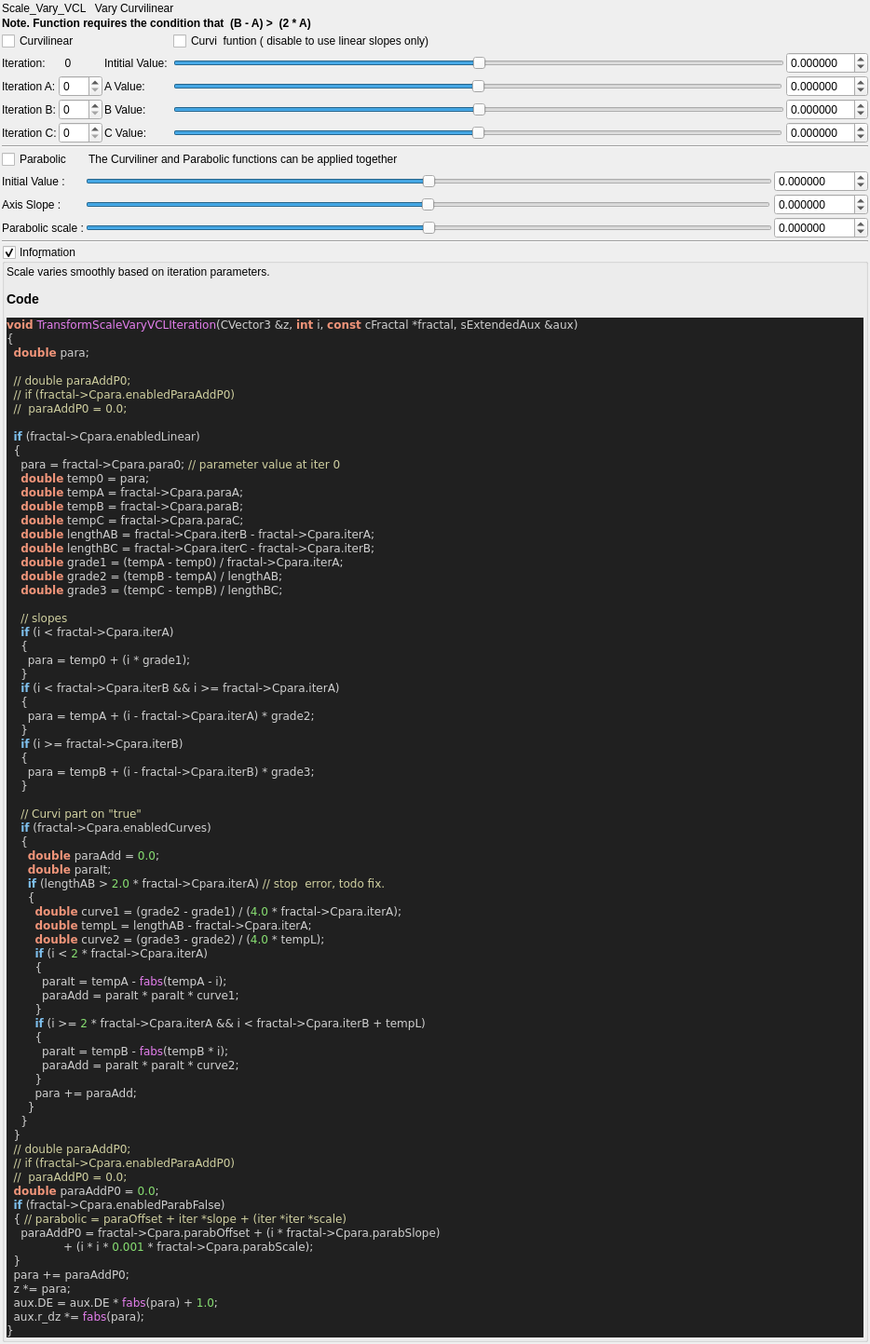
<?xml version="1.0" encoding="UTF-8"?>
<ui version="4.0">
 <class>Form</class>
 <widget class="QWidget" name="Form">
  <property name="geometry">
   <rect>
    <x>0</x>
    <y>0</y>
    <width>934</width>
    <height>764</height>
   </rect>
  </property>
  <property name="windowTitle">
   <string>Form</string>
  </property>
  <layout class="QVBoxLayout" name="verticalLayout">
   <property name="spacing">
    <number>2</number>
   </property>
   <property name="leftMargin">
    <number>2</number>
   </property>
   <property name="topMargin">
    <number>2</number>
   </property>
   <property name="rightMargin">
    <number>2</number>
   </property>
   <property name="bottomMargin">
    <number>2</number>
   </property>
   <item>
    <widget class="QLabel" name="label_93">
     <property name="text">
      <string>Scale_Vary_VCL   Vary Curvilinear</string>
     </property>
    </widget>
   </item>
   <item>
    <layout class="QGridLayout" name="gridLayout_36">
     <property name="spacing">
      <number>2</number>
     </property>
     <item row="2" column="1">
      <widget class="QLabel" name="label_174">
       <property name="text">
        <string>  0</string>
       </property>
      </widget>
     </item>
     <item row="2" column="3" colspan="2">
      <widget class="QSlider" name="slider_Cpara_para0">
       <property name="sizePolicy">
        <sizepolicy hsizetype="Expanding" vsizetype="Maximum">
         <horstretch>0</horstretch>
         <verstretch>0</verstretch>
        </sizepolicy>
       </property>
       <property name="minimum">
        <number>-5000000</number>
       </property>
       <property name="maximum">
        <number>5000000</number>
       </property>
       <property name="singleStep">
        <number>1</number>
       </property>
       <property name="orientation">
        <enum>Qt::Horizontal</enum>
       </property>
      </widget>
     </item>
     <item row="1" column="3">
      <widget class="QCheckBox" name="checkBox_Cpara_enabledCurves">
       <property name="text">
        <string>Curvi  funtion ( disable to use linear slopes only)</string>
       </property>
      </widget>
     </item>
     <item row="6" column="1">
      <widget class="MySpinBox" name="spinboxInt_Cpara_iterC">
       <property name="sizePolicy">
        <sizepolicy hsizetype="Minimum" vsizetype="Maximum">
         <horstretch>0</horstretch>
         <verstretch>0</verstretch>
        </sizepolicy>
       </property>
       <property name="maximum">
        <number>250</number>
       </property>
      </widget>
     </item>
     <item row="2" column="5">
      <widget class="MyDoubleSpinBox" name="spinbox_Cpara_para0">
       <property name="sizePolicy">
        <sizepolicy hsizetype="Minimum" vsizetype="Maximum">
         <horstretch>0</horstretch>
         <verstretch>0</verstretch>
        </sizepolicy>
       </property>
       <property name="prefix">
        <string/>
       </property>
       <property name="suffix">
        <string/>
       </property>
       <property name="decimals">
        <number>6</number>
       </property>
       <property name="minimum">
        <double>-99.000000000000000</double>
       </property>
       <property name="maximum">
        <double>99.000000000000000</double>
       </property>
       <property name="singleStep">
        <double>0.100000000000000</double>
       </property>
      </widget>
     </item>
     <item row="6" column="3">
      <widget class="QSlider" name="slider_Cpara_paraC">
       <property name="sizePolicy">
        <sizepolicy hsizetype="Expanding" vsizetype="Maximum">
         <horstretch>0</horstretch>
         <verstretch>0</verstretch>
        </sizepolicy>
       </property>
       <property name="minimum">
        <number>-5000000</number>
       </property>
       <property name="maximum">
        <number>5000000</number>
       </property>
       <property name="value">
        <number>0</number>
       </property>
       <property name="sliderPosition">
        <number>0</number>
       </property>
       <property name="orientation">
        <enum>Qt::Horizontal</enum>
       </property>
      </widget>
     </item>
     <item row="5" column="2">
      <widget class="QLabel" name="label_95">
       <property name="text">
        <string>B Value:</string>
       </property>
      </widget>
     </item>
     <item row="5" column="1">
      <widget class="MySpinBox" name="spinboxInt_Cpara_iterB">
       <property name="sizePolicy">
        <sizepolicy hsizetype="Minimum" vsizetype="Maximum">
         <horstretch>0</horstretch>
         <verstretch>0</verstretch>
        </sizepolicy>
       </property>
       <property name="maximum">
        <number>250</number>
       </property>
      </widget>
     </item>
     <item row="6" column="2">
      <widget class="QLabel" name="label_96">
       <property name="text">
        <string>C Value:</string>
       </property>
      </widget>
     </item>
     <item row="5" column="5">
      <widget class="MyDoubleSpinBox" name="spinbox_Cpara_paraB">
       <property name="sizePolicy">
        <sizepolicy hsizetype="Minimum" vsizetype="Maximum">
         <horstretch>0</horstretch>
         <verstretch>0</verstretch>
        </sizepolicy>
       </property>
       <property name="prefix">
        <string/>
       </property>
       <property name="suffix">
        <string/>
       </property>
       <property name="decimals">
        <number>6</number>
       </property>
       <property name="minimum">
        <double>-99.000000000000000</double>
       </property>
       <property name="maximum">
        <double>99.000000000000000</double>
       </property>
       <property name="singleStep">
        <double>0.100000000000000</double>
       </property>
      </widget>
     </item>
     <item row="5" column="3" colspan="2">
      <widget class="QSlider" name="slider_Cpara_paraB">
       <property name="sizePolicy">
        <sizepolicy hsizetype="Expanding" vsizetype="Maximum">
         <horstretch>0</horstretch>
         <verstretch>0</verstretch>
        </sizepolicy>
       </property>
       <property name="minimum">
        <number>-5000000</number>
       </property>
       <property name="maximum">
        <number>5000000</number>
       </property>
       <property name="value">
        <number>0</number>
       </property>
       <property name="sliderPosition">
        <number>0</number>
       </property>
       <property name="orientation">
        <enum>Qt::Horizontal</enum>
       </property>
      </widget>
     </item>
     <item row="3" column="0">
      <widget class="QLabel" name="label_172">
       <property name="text">
        <string>Iteration A:</string>
       </property>
      </widget>
     </item>
     <item row="6" column="0">
      <widget class="QLabel" name="label_175">
       <property name="text">
        <string>Iteration C:</string>
       </property>
      </widget>
     </item>
     <item row="2" column="0">
      <widget class="QLabel" name="label_171">
       <property name="text">
        <string>Iteration:</string>
       </property>
      </widget>
     </item>
     <item row="2" column="2">
      <widget class="QLabel" name="label_94">
       <property name="text">
        <string>Intitial Value: </string>
       </property>
      </widget>
     </item>
     <item row="5" column="0">
      <widget class="QLabel" name="label_173">
       <property name="text">
        <string>Iteration B:</string>
       </property>
      </widget>
     </item>
     <item row="3" column="5">
      <widget class="MyDoubleSpinBox" name="spinbox_Cpara_paraA">
       <property name="sizePolicy">
        <sizepolicy hsizetype="Minimum" vsizetype="Maximum">
         <horstretch>0</horstretch>
         <verstretch>0</verstretch>
        </sizepolicy>
       </property>
       <property name="prefix">
        <string/>
       </property>
       <property name="suffix">
        <string/>
       </property>
       <property name="decimals">
        <number>6</number>
       </property>
       <property name="minimum">
        <double>-99.000000000000000</double>
       </property>
       <property name="maximum">
        <double>99.000000000000000</double>
       </property>
       <property name="singleStep">
        <double>0.100000000000000</double>
       </property>
      </widget>
     </item>
     <item row="1" column="0" colspan="2">
      <widget class="QCheckBox" name="checkBox_Cpara_enabledLinear">
       <property name="text">
        <string>Curvilinear</string>
       </property>
      </widget>
     </item>
     <item row="6" column="5">
      <widget class="MyDoubleSpinBox" name="spinbox_Cpara_paraC">
       <property name="sizePolicy">
        <sizepolicy hsizetype="Minimum" vsizetype="Maximum">
         <horstretch>0</horstretch>
         <verstretch>0</verstretch>
        </sizepolicy>
       </property>
       <property name="prefix">
        <string/>
       </property>
       <property name="suffix">
        <string/>
       </property>
       <property name="decimals">
        <number>6</number>
       </property>
       <property name="minimum">
        <double>-99.000000000000000</double>
       </property>
       <property name="maximum">
        <double>99.000000000000000</double>
       </property>
       <property name="singleStep">
        <double>0.100000000000000</double>
       </property>
      </widget>
     </item>
     <item row="3" column="2">
      <widget class="QLabel" name="label_92">
       <property name="text">
        <string>A Value:</string>
       </property>
      </widget>
     </item>
     <item row="3" column="1">
      <widget class="MySpinBox" name="spinboxInt_Cpara_iterA">
       <property name="sizePolicy">
        <sizepolicy hsizetype="Minimum" vsizetype="Maximum">
         <horstretch>0</horstretch>
         <verstretch>0</verstretch>
        </sizepolicy>
       </property>
       <property name="maximum">
        <number>250</number>
       </property>
      </widget>
     </item>
     <item row="3" column="3">
      <widget class="QSlider" name="slider_Cpara_paraA">
       <property name="sizePolicy">
        <sizepolicy hsizetype="Expanding" vsizetype="Maximum">
         <horstretch>0</horstretch>
         <verstretch>0</verstretch>
        </sizepolicy>
       </property>
       <property name="minimum">
        <number>-5000000</number>
       </property>
       <property name="maximum">
        <number>5000000</number>
       </property>
       <property name="singleStep">
        <number>1</number>
       </property>
       <property name="orientation">
        <enum>Qt::Horizontal</enum>
       </property>
      </widget>
     </item>
     <item row="0" column="0" colspan="4">
      <widget class="QLabel" name="label_99">
       <property name="font">
        <font>
         <weight>75</weight>
         <bold>true</bold>
        </font>
       </property>
       <property name="text">
        <string>Note. Function requires the condition that  (B - A) &gt;  (2 * A)</string>
       </property>
      </widget>
     </item>
    </layout>
   </item>
   <item>
    <widget class="Line" name="line_2">
     <property name="orientation">
      <enum>Qt::Horizontal</enum>
     </property>
    </widget>
   </item>
   <item>
    <layout class="QGridLayout" name="gridLayout_37">
     <property name="spacing">
      <number>2</number>
     </property>
     <item row="3" column="5">
      <widget class="MyDoubleSpinBox" name="spinbox_Cpara_parab_scale">
       <property name="sizePolicy">
        <sizepolicy hsizetype="Minimum" vsizetype="Maximum">
         <horstretch>0</horstretch>
         <verstretch>0</verstretch>
        </sizepolicy>
       </property>
       <property name="prefix">
        <string/>
       </property>
       <property name="suffix">
        <string/>
       </property>
       <property name="decimals">
        <number>6</number>
       </property>
       <property name="minimum">
        <double>-9999.000000000000000</double>
       </property>
       <property name="maximum">
        <double>9999.000000000000000</double>
       </property>
       <property name="singleStep">
        <double>0.100000000000000</double>
       </property>
      </widget>
     </item>
     <item row="1" column="5">
      <widget class="MyDoubleSpinBox" name="spinbox_Cpara_parab_offset">
       <property name="sizePolicy">
        <sizepolicy hsizetype="Minimum" vsizetype="Maximum">
         <horstretch>0</horstretch>
         <verstretch>0</verstretch>
        </sizepolicy>
       </property>
       <property name="prefix">
        <string/>
       </property>
       <property name="suffix">
        <string/>
       </property>
       <property name="decimals">
        <number>6</number>
       </property>
       <property name="minimum">
        <double>-99.000000000000000</double>
       </property>
       <property name="maximum">
        <double>99.000000000000000</double>
       </property>
       <property name="singleStep">
        <double>0.100000000000000</double>
       </property>
      </widget>
     </item>
     <item row="3" column="3" colspan="2">
      <widget class="QSlider" name="slider_Cpara_parab_scale">
       <property name="sizePolicy">
        <sizepolicy hsizetype="Expanding" vsizetype="Maximum">
         <horstretch>0</horstretch>
         <verstretch>0</verstretch>
        </sizepolicy>
       </property>
       <property name="minimum">
        <number>-500000000</number>
       </property>
       <property name="maximum">
        <number>500000000</number>
       </property>
       <property name="value">
        <number>0</number>
       </property>
       <property name="sliderPosition">
        <number>0</number>
       </property>
       <property name="orientation">
        <enum>Qt::Horizontal</enum>
       </property>
      </widget>
     </item>
     <item row="2" column="3">
      <widget class="QSlider" name="slider_Cpara_parab_slope">
       <property name="sizePolicy">
        <sizepolicy hsizetype="Expanding" vsizetype="Maximum">
         <horstretch>0</horstretch>
         <verstretch>0</verstretch>
        </sizepolicy>
       </property>
       <property name="minimum">
        <number>-5000000</number>
       </property>
       <property name="maximum">
        <number>5000000</number>
       </property>
       <property name="singleStep">
        <number>1</number>
       </property>
       <property name="orientation">
        <enum>Qt::Horizontal</enum>
       </property>
      </widget>
     </item>
     <item row="1" column="3" colspan="2">
      <widget class="QSlider" name="slider_Cpara_parab_offset">
       <property name="sizePolicy">
        <sizepolicy hsizetype="Expanding" vsizetype="Maximum">
         <horstretch>0</horstretch>
         <verstretch>0</verstretch>
        </sizepolicy>
       </property>
       <property name="minimum">
        <number>-5000000</number>
       </property>
       <property name="maximum">
        <number>5000000</number>
       </property>
       <property name="singleStep">
        <number>1</number>
       </property>
       <property name="orientation">
        <enum>Qt::Horizontal</enum>
       </property>
      </widget>
     </item>
     <item row="2" column="5">
      <widget class="MyDoubleSpinBox" name="spinbox_Cpara_parab_slope">
       <property name="sizePolicy">
        <sizepolicy hsizetype="Minimum" vsizetype="Maximum">
         <horstretch>0</horstretch>
         <verstretch>0</verstretch>
        </sizepolicy>
       </property>
       <property name="prefix">
        <string/>
       </property>
       <property name="suffix">
        <string/>
       </property>
       <property name="decimals">
        <number>6</number>
       </property>
       <property name="minimum">
        <double>-99.000000000000000</double>
       </property>
       <property name="maximum">
        <double>99.000000000000000</double>
       </property>
       <property name="singleStep">
        <double>0.100000000000000</double>
       </property>
      </widget>
     </item>
     <item row="0" column="0">
      <widget class="QCheckBox" name="checkBox_Cpara_enabledParab_false">
       <property name="text">
        <string>Parabolic</string>
       </property>
      </widget>
     </item>
     <item row="1" column="0">
      <widget class="QLabel" name="label_100">
       <property name="text">
        <string>Initial Value :</string>
       </property>
      </widget>
     </item>
     <item row="3" column="0">
      <widget class="QLabel" name="label_98">
       <property name="text">
        <string>Parabolic scale :</string>
       </property>
      </widget>
     </item>
     <item row="0" column="3">
      <widget class="QLabel" name="label_97">
       <property name="text">
        <string> The Curviliner and Parabolic functions can be applied together</string>
       </property>
      </widget>
     </item>
     <item row="2" column="0">
      <widget class="QLabel" name="label_101">
       <property name="text">
        <string>Axis Slope :</string>
       </property>
      </widget>
     </item>
    </layout>
   </item>
   <item>
    <widget class="Line" name="line">
     <property name="orientation">
      <enum>Qt::Horizontal</enum>
     </property>
    </widget>
   </item>
   <item>
    <widget class="MyGroupBox" name="groupCheck_info">
     <property name="title">
      <string>Info&amp;rmation</string>
     </property>
     <property name="flat">
      <bool>false</bool>
     </property>
     <property name="checkable">
      <bool>true</bool>
     </property>
     <layout class="QVBoxLayout" name="verticalLayout_2">
      <property name="spacing">
       <number>2</number>
      </property>
      <property name="leftMargin">
       <number>2</number>
      </property>
      <property name="topMargin">
       <number>2</number>
      </property>
      <property name="rightMargin">
       <number>2</number>
      </property>
      <property name="bottomMargin">
       <number>2</number>
      </property>
      <item>
       <widget class="QLabel" name="label_code_content">
        <property name="text">
         <string>&lt;p&gt;Scale varies smoothly based on iteration parameters.&lt;/p&gt;&lt;table&gt;
&lt;/table&gt;
&lt;h3&gt;Code&lt;/h3&gt;
&lt;body style=&quot;background-color:#202020&quot;&gt;
&lt;pre style=&quot;color:#d0d0d0; background-color:#202020;  font-family:'Courier New',monospace;&quot;&gt;&lt;span style=&quot;color:#f09479; font-weight:bold&quot;&gt;void&lt;/span&gt; &lt;span style=&quot;color:#e47eed&quot;&gt;TransformScaleVaryVCLIteration&lt;/span&gt;&lt;span style=&quot;color:#d0d0d0&quot;&gt;(&lt;/span&gt;CVector3 &lt;span style=&quot;color:#d0d0d0&quot;&gt;&amp;amp;&lt;/span&gt;z&lt;span style=&quot;color:#d0d0d0&quot;&gt;,&lt;/span&gt; &lt;span style=&quot;color:#f09479; font-weight:bold&quot;&gt;int&lt;/span&gt; i&lt;span style=&quot;color:#d0d0d0&quot;&gt;,&lt;/span&gt; &lt;span style=&quot;color:#f09479; font-weight:bold&quot;&gt;const&lt;/span&gt; cFractal &lt;span style=&quot;color:#d0d0d0&quot;&gt;*&lt;/span&gt;fractal&lt;span style=&quot;color:#d0d0d0&quot;&gt;,&lt;/span&gt; sExtendedAux &lt;span style=&quot;color:#d0d0d0&quot;&gt;&amp;amp;&lt;/span&gt;aux&lt;span style=&quot;color:#d0d0d0&quot;&gt;)&lt;/span&gt;
&lt;span style=&quot;color:#d0d0d0&quot;&gt;{&lt;/span&gt;
  &lt;span style=&quot;color:#f09479; font-weight:bold&quot;&gt;double&lt;/span&gt; para&lt;span style=&quot;color:#d0d0d0&quot;&gt;;&lt;/span&gt;

  &lt;span style=&quot;color:#d0d0a0&quot;&gt;// double paraAddP0;&lt;/span&gt;
  &lt;span style=&quot;color:#d0d0a0&quot;&gt;// if (fractal-&amp;gt;Cpara.enabledParaAddP0)&lt;/span&gt;
  &lt;span style=&quot;color:#d0d0a0&quot;&gt;//  paraAddP0 = 0.0;&lt;/span&gt;

  &lt;span style=&quot;color:#7ec0ee; font-weight:bold&quot;&gt;if&lt;/span&gt; &lt;span style=&quot;color:#d0d0d0&quot;&gt;(&lt;/span&gt;fractal&lt;span style=&quot;color:#d0d0d0&quot;&gt;-&amp;gt;&lt;/span&gt;Cpara&lt;span style=&quot;color:#d0d0d0&quot;&gt;.&lt;/span&gt;enabledLinear&lt;span style=&quot;color:#d0d0d0&quot;&gt;)&lt;/span&gt;
  &lt;span style=&quot;color:#d0d0d0&quot;&gt;{&lt;/span&gt;
    para &lt;span style=&quot;color:#d0d0d0&quot;&gt;=&lt;/span&gt; fractal&lt;span style=&quot;color:#d0d0d0&quot;&gt;-&amp;gt;&lt;/span&gt;Cpara&lt;span style=&quot;color:#d0d0d0&quot;&gt;.&lt;/span&gt;para0&lt;span style=&quot;color:#d0d0d0&quot;&gt;;&lt;/span&gt; &lt;span style=&quot;color:#d0d0a0&quot;&gt;// parameter value at iter 0&lt;/span&gt;
    &lt;span style=&quot;color:#f09479; font-weight:bold&quot;&gt;double&lt;/span&gt; temp0 &lt;span style=&quot;color:#d0d0d0&quot;&gt;=&lt;/span&gt; para&lt;span style=&quot;color:#d0d0d0&quot;&gt;;&lt;/span&gt;
    &lt;span style=&quot;color:#f09479; font-weight:bold&quot;&gt;double&lt;/span&gt; tempA &lt;span style=&quot;color:#d0d0d0&quot;&gt;=&lt;/span&gt; fractal&lt;span style=&quot;color:#d0d0d0&quot;&gt;-&amp;gt;&lt;/span&gt;Cpara&lt;span style=&quot;color:#d0d0d0&quot;&gt;.&lt;/span&gt;paraA&lt;span style=&quot;color:#d0d0d0&quot;&gt;;&lt;/span&gt;
    &lt;span style=&quot;color:#f09479; font-weight:bold&quot;&gt;double&lt;/span&gt; tempB &lt;span style=&quot;color:#d0d0d0&quot;&gt;=&lt;/span&gt; fractal&lt;span style=&quot;color:#d0d0d0&quot;&gt;-&amp;gt;&lt;/span&gt;Cpara&lt;span style=&quot;color:#d0d0d0&quot;&gt;.&lt;/span&gt;paraB&lt;span style=&quot;color:#d0d0d0&quot;&gt;;&lt;/span&gt;
    &lt;span style=&quot;color:#f09479; font-weight:bold&quot;&gt;double&lt;/span&gt; tempC &lt;span style=&quot;color:#d0d0d0&quot;&gt;=&lt;/span&gt; fractal&lt;span style=&quot;color:#d0d0d0&quot;&gt;-&amp;gt;&lt;/span&gt;Cpara&lt;span style=&quot;color:#d0d0d0&quot;&gt;.&lt;/span&gt;paraC&lt;span style=&quot;color:#d0d0d0&quot;&gt;;&lt;/span&gt;
    &lt;span style=&quot;color:#f09479; font-weight:bold&quot;&gt;double&lt;/span&gt; lengthAB &lt;span style=&quot;color:#d0d0d0&quot;&gt;=&lt;/span&gt; fractal&lt;span style=&quot;color:#d0d0d0&quot;&gt;-&amp;gt;&lt;/span&gt;Cpara&lt;span style=&quot;color:#d0d0d0&quot;&gt;.&lt;/span&gt;iterB &lt;span style=&quot;color:#d0d0d0&quot;&gt;-&lt;/span&gt; fractal&lt;span style=&quot;color:#d0d0d0&quot;&gt;-&amp;gt;&lt;/span&gt;Cpara&lt;span style=&quot;color:#d0d0d0&quot;&gt;.&lt;/span&gt;iterA&lt;span style=&quot;color:#d0d0d0&quot;&gt;;&lt;/span&gt;
    &lt;span style=&quot;color:#f09479; font-weight:bold&quot;&gt;double&lt;/span&gt; lengthBC &lt;span style=&quot;color:#d0d0d0&quot;&gt;=&lt;/span&gt; fractal&lt;span style=&quot;color:#d0d0d0&quot;&gt;-&amp;gt;&lt;/span&gt;Cpara&lt;span style=&quot;color:#d0d0d0&quot;&gt;.&lt;/span&gt;iterC &lt;span style=&quot;color:#d0d0d0&quot;&gt;-&lt;/span&gt; fractal&lt;span style=&quot;color:#d0d0d0&quot;&gt;-&amp;gt;&lt;/span&gt;Cpara&lt;span style=&quot;color:#d0d0d0&quot;&gt;.&lt;/span&gt;iterB&lt;span style=&quot;color:#d0d0d0&quot;&gt;;&lt;/span&gt;
    &lt;span style=&quot;color:#f09479; font-weight:bold&quot;&gt;double&lt;/span&gt; grade1 &lt;span style=&quot;color:#d0d0d0&quot;&gt;= (&lt;/span&gt;tempA &lt;span style=&quot;color:#d0d0d0&quot;&gt;-&lt;/span&gt; temp0&lt;span style=&quot;color:#d0d0d0&quot;&gt;) /&lt;/span&gt; fractal&lt;span style=&quot;color:#d0d0d0&quot;&gt;-&amp;gt;&lt;/span&gt;Cpara&lt;span style=&quot;color:#d0d0d0&quot;&gt;.&lt;/span&gt;iterA&lt;span style=&quot;color:#d0d0d0&quot;&gt;;&lt;/span&gt;
    &lt;span style=&quot;color:#f09479; font-weight:bold&quot;&gt;double&lt;/span&gt; grade2 &lt;span style=&quot;color:#d0d0d0&quot;&gt;= (&lt;/span&gt;tempB &lt;span style=&quot;color:#d0d0d0&quot;&gt;-&lt;/span&gt; tempA&lt;span style=&quot;color:#d0d0d0&quot;&gt;) /&lt;/span&gt; lengthAB&lt;span style=&quot;color:#d0d0d0&quot;&gt;;&lt;/span&gt;
    &lt;span style=&quot;color:#f09479; font-weight:bold&quot;&gt;double&lt;/span&gt; grade3 &lt;span style=&quot;color:#d0d0d0&quot;&gt;= (&lt;/span&gt;tempC &lt;span style=&quot;color:#d0d0d0&quot;&gt;-&lt;/span&gt; tempB&lt;span style=&quot;color:#d0d0d0&quot;&gt;) /&lt;/span&gt; lengthBC&lt;span style=&quot;color:#d0d0d0&quot;&gt;;&lt;/span&gt;

    &lt;span style=&quot;color:#d0d0a0&quot;&gt;// slopes&lt;/span&gt;
    &lt;span style=&quot;color:#7ec0ee; font-weight:bold&quot;&gt;if&lt;/span&gt; &lt;span style=&quot;color:#d0d0d0&quot;&gt;(&lt;/span&gt;i &lt;span style=&quot;color:#d0d0d0&quot;&gt;&amp;lt;&lt;/span&gt; fractal&lt;span style=&quot;color:#d0d0d0&quot;&gt;-&amp;gt;&lt;/span&gt;Cpara&lt;span style=&quot;color:#d0d0d0&quot;&gt;.&lt;/span&gt;iterA&lt;span style=&quot;color:#d0d0d0&quot;&gt;)&lt;/span&gt;
    &lt;span style=&quot;color:#d0d0d0&quot;&gt;{&lt;/span&gt;
      para &lt;span style=&quot;color:#d0d0d0&quot;&gt;=&lt;/span&gt; temp0 &lt;span style=&quot;color:#d0d0d0&quot;&gt;+ (&lt;/span&gt;i &lt;span style=&quot;color:#d0d0d0&quot;&gt;*&lt;/span&gt; grade1&lt;span style=&quot;color:#d0d0d0&quot;&gt;);&lt;/span&gt;
    &lt;span style=&quot;color:#d0d0d0&quot;&gt;}&lt;/span&gt;
    &lt;span style=&quot;color:#7ec0ee; font-weight:bold&quot;&gt;if&lt;/span&gt; &lt;span style=&quot;color:#d0d0d0&quot;&gt;(&lt;/span&gt;i &lt;span style=&quot;color:#d0d0d0&quot;&gt;&amp;lt;&lt;/span&gt; fractal&lt;span style=&quot;color:#d0d0d0&quot;&gt;-&amp;gt;&lt;/span&gt;Cpara&lt;span style=&quot;color:#d0d0d0&quot;&gt;.&lt;/span&gt;iterB &lt;span style=&quot;color:#d0d0d0&quot;&gt;&amp;amp;&amp;amp;&lt;/span&gt; i &lt;span style=&quot;color:#d0d0d0&quot;&gt;&amp;gt;=&lt;/span&gt; fractal&lt;span style=&quot;color:#d0d0d0&quot;&gt;-&amp;gt;&lt;/span&gt;Cpara&lt;span style=&quot;color:#d0d0d0&quot;&gt;.&lt;/span&gt;iterA&lt;span style=&quot;color:#d0d0d0&quot;&gt;)&lt;/span&gt;
    &lt;span style=&quot;color:#d0d0d0&quot;&gt;{&lt;/span&gt;
      para &lt;span style=&quot;color:#d0d0d0&quot;&gt;=&lt;/span&gt; tempA &lt;span style=&quot;color:#d0d0d0&quot;&gt;+ (&lt;/span&gt;i &lt;span style=&quot;color:#d0d0d0&quot;&gt;-&lt;/span&gt; fractal&lt;span style=&quot;color:#d0d0d0&quot;&gt;-&amp;gt;&lt;/span&gt;Cpara&lt;span style=&quot;color:#d0d0d0&quot;&gt;.&lt;/span&gt;iterA&lt;span style=&quot;color:#d0d0d0&quot;&gt;) *&lt;/span&gt; grade2&lt;span style=&quot;color:#d0d0d0&quot;&gt;;&lt;/span&gt;
    &lt;span style=&quot;color:#d0d0d0&quot;&gt;}&lt;/span&gt;
    &lt;span style=&quot;color:#7ec0ee; font-weight:bold&quot;&gt;if&lt;/span&gt; &lt;span style=&quot;color:#d0d0d0&quot;&gt;(&lt;/span&gt;i &lt;span style=&quot;color:#d0d0d0&quot;&gt;&amp;gt;=&lt;/span&gt; fractal&lt;span style=&quot;color:#d0d0d0&quot;&gt;-&amp;gt;&lt;/span&gt;Cpara&lt;span style=&quot;color:#d0d0d0&quot;&gt;.&lt;/span&gt;iterB&lt;span style=&quot;color:#d0d0d0&quot;&gt;)&lt;/span&gt;
    &lt;span style=&quot;color:#d0d0d0&quot;&gt;{&lt;/span&gt;
      para &lt;span style=&quot;color:#d0d0d0&quot;&gt;=&lt;/span&gt; tempB &lt;span style=&quot;color:#d0d0d0&quot;&gt;+ (&lt;/span&gt;i &lt;span style=&quot;color:#d0d0d0&quot;&gt;-&lt;/span&gt; fractal&lt;span style=&quot;color:#d0d0d0&quot;&gt;-&amp;gt;&lt;/span&gt;Cpara&lt;span style=&quot;color:#d0d0d0&quot;&gt;.&lt;/span&gt;iterB&lt;span style=&quot;color:#d0d0d0&quot;&gt;) *&lt;/span&gt; grade3&lt;span style=&quot;color:#d0d0d0&quot;&gt;;&lt;/span&gt;
    &lt;span style=&quot;color:#d0d0d0&quot;&gt;}&lt;/span&gt;

    &lt;span style=&quot;color:#d0d0a0&quot;&gt;// Curvi part on &amp;quot;true&amp;quot;&lt;/span&gt;
    &lt;span style=&quot;color:#7ec0ee; font-weight:bold&quot;&gt;if&lt;/span&gt; &lt;span style=&quot;color:#d0d0d0&quot;&gt;(&lt;/span&gt;fractal&lt;span style=&quot;color:#d0d0d0&quot;&gt;-&amp;gt;&lt;/span&gt;Cpara&lt;span style=&quot;color:#d0d0d0&quot;&gt;.&lt;/span&gt;enabledCurves&lt;span style=&quot;color:#d0d0d0&quot;&gt;)&lt;/span&gt;
    &lt;span style=&quot;color:#d0d0d0&quot;&gt;{&lt;/span&gt;
      &lt;span style=&quot;color:#f09479; font-weight:bold&quot;&gt;double&lt;/span&gt; paraAdd &lt;span style=&quot;color:#d0d0d0&quot;&gt;=&lt;/span&gt; &lt;span style=&quot;color:#87df71&quot;&gt;0.0&lt;/span&gt;&lt;span style=&quot;color:#d0d0d0&quot;&gt;;&lt;/span&gt;
      &lt;span style=&quot;color:#f09479; font-weight:bold&quot;&gt;double&lt;/span&gt; paraIt&lt;span style=&quot;color:#d0d0d0&quot;&gt;;&lt;/span&gt;
      &lt;span style=&quot;color:#7ec0ee; font-weight:bold&quot;&gt;if&lt;/span&gt; &lt;span style=&quot;color:#d0d0d0&quot;&gt;(&lt;/span&gt;lengthAB &lt;span style=&quot;color:#d0d0d0&quot;&gt;&amp;gt;&lt;/span&gt; &lt;span style=&quot;color:#87df71&quot;&gt;2.0&lt;/span&gt; &lt;span style=&quot;color:#d0d0d0&quot;&gt;*&lt;/span&gt; fractal&lt;span style=&quot;color:#d0d0d0&quot;&gt;-&amp;gt;&lt;/span&gt;Cpara&lt;span style=&quot;color:#d0d0d0&quot;&gt;.&lt;/span&gt;iterA&lt;span style=&quot;color:#d0d0d0&quot;&gt;)&lt;/span&gt; &lt;span style=&quot;color:#d0d0a0&quot;&gt;// stop  error, todo fix.&lt;/span&gt;
      &lt;span style=&quot;color:#d0d0d0&quot;&gt;{&lt;/span&gt;
        &lt;span style=&quot;color:#f09479; font-weight:bold&quot;&gt;double&lt;/span&gt; curve1 &lt;span style=&quot;color:#d0d0d0&quot;&gt;= (&lt;/span&gt;grade2 &lt;span style=&quot;color:#d0d0d0&quot;&gt;-&lt;/span&gt; grade1&lt;span style=&quot;color:#d0d0d0&quot;&gt;) / (&lt;/span&gt;&lt;span style=&quot;color:#87df71&quot;&gt;4.0&lt;/span&gt; &lt;span style=&quot;color:#d0d0d0&quot;&gt;*&lt;/span&gt; fractal&lt;span style=&quot;color:#d0d0d0&quot;&gt;-&amp;gt;&lt;/span&gt;Cpara&lt;span style=&quot;color:#d0d0d0&quot;&gt;.&lt;/span&gt;iterA&lt;span style=&quot;color:#d0d0d0&quot;&gt;);&lt;/span&gt;
        &lt;span style=&quot;color:#f09479; font-weight:bold&quot;&gt;double&lt;/span&gt; tempL &lt;span style=&quot;color:#d0d0d0&quot;&gt;=&lt;/span&gt; lengthAB &lt;span style=&quot;color:#d0d0d0&quot;&gt;-&lt;/span&gt; fractal&lt;span style=&quot;color:#d0d0d0&quot;&gt;-&amp;gt;&lt;/span&gt;Cpara&lt;span style=&quot;color:#d0d0d0&quot;&gt;.&lt;/span&gt;iterA&lt;span style=&quot;color:#d0d0d0&quot;&gt;;&lt;/span&gt;
        &lt;span style=&quot;color:#f09479; font-weight:bold&quot;&gt;double&lt;/span&gt; curve2 &lt;span style=&quot;color:#d0d0d0&quot;&gt;= (&lt;/span&gt;grade3 &lt;span style=&quot;color:#d0d0d0&quot;&gt;-&lt;/span&gt; grade2&lt;span style=&quot;color:#d0d0d0&quot;&gt;) / (&lt;/span&gt;&lt;span style=&quot;color:#87df71&quot;&gt;4.0&lt;/span&gt; &lt;span style=&quot;color:#d0d0d0&quot;&gt;*&lt;/span&gt; tempL&lt;span style=&quot;color:#d0d0d0&quot;&gt;);&lt;/span&gt;
        &lt;span style=&quot;color:#7ec0ee; font-weight:bold&quot;&gt;if&lt;/span&gt; &lt;span style=&quot;color:#d0d0d0&quot;&gt;(&lt;/span&gt;i &lt;span style=&quot;color:#d0d0d0&quot;&gt;&amp;lt;&lt;/span&gt; &lt;span style=&quot;color:#87df71&quot;&gt;2&lt;/span&gt; &lt;span style=&quot;color:#d0d0d0&quot;&gt;*&lt;/span&gt; fractal&lt;span style=&quot;color:#d0d0d0&quot;&gt;-&amp;gt;&lt;/span&gt;Cpara&lt;span style=&quot;color:#d0d0d0&quot;&gt;.&lt;/span&gt;iterA&lt;span style=&quot;color:#d0d0d0&quot;&gt;)&lt;/span&gt;
        &lt;span style=&quot;color:#d0d0d0&quot;&gt;{&lt;/span&gt;
          paraIt &lt;span style=&quot;color:#d0d0d0&quot;&gt;=&lt;/span&gt; tempA &lt;span style=&quot;color:#d0d0d0&quot;&gt;-&lt;/span&gt; &lt;span style=&quot;color:#e47eed&quot;&gt;fabs&lt;/span&gt;&lt;span style=&quot;color:#d0d0d0&quot;&gt;(&lt;/span&gt;tempA &lt;span style=&quot;color:#d0d0d0&quot;&gt;-&lt;/span&gt; i&lt;span style=&quot;color:#d0d0d0&quot;&gt;);&lt;/span&gt;
          paraAdd &lt;span style=&quot;color:#d0d0d0&quot;&gt;=&lt;/span&gt; paraIt &lt;span style=&quot;color:#d0d0d0&quot;&gt;*&lt;/span&gt; paraIt &lt;span style=&quot;color:#d0d0d0&quot;&gt;*&lt;/span&gt; curve1&lt;span style=&quot;color:#d0d0d0&quot;&gt;;&lt;/span&gt;
        &lt;span style=&quot;color:#d0d0d0&quot;&gt;}&lt;/span&gt;
        &lt;span style=&quot;color:#7ec0ee; font-weight:bold&quot;&gt;if&lt;/span&gt; &lt;span style=&quot;color:#d0d0d0&quot;&gt;(&lt;/span&gt;i &lt;span style=&quot;color:#d0d0d0&quot;&gt;&amp;gt;=&lt;/span&gt; &lt;span style=&quot;color:#87df71&quot;&gt;2&lt;/span&gt; &lt;span style=&quot;color:#d0d0d0&quot;&gt;*&lt;/span&gt; fractal&lt;span style=&quot;color:#d0d0d0&quot;&gt;-&amp;gt;&lt;/span&gt;Cpara&lt;span style=&quot;color:#d0d0d0&quot;&gt;.&lt;/span&gt;iterA &lt;span style=&quot;color:#d0d0d0&quot;&gt;&amp;amp;&amp;amp;&lt;/span&gt; i &lt;span style=&quot;color:#d0d0d0&quot;&gt;&amp;lt;&lt;/span&gt; fractal&lt;span style=&quot;color:#d0d0d0&quot;&gt;-&amp;gt;&lt;/span&gt;Cpara&lt;span style=&quot;color:#d0d0d0&quot;&gt;.&lt;/span&gt;iterB &lt;span style=&quot;color:#d0d0d0&quot;&gt;+&lt;/span&gt; tempL&lt;span style=&quot;color:#d0d0d0&quot;&gt;)&lt;/span&gt;
        &lt;span style=&quot;color:#d0d0d0&quot;&gt;{&lt;/span&gt;
          paraIt &lt;span style=&quot;color:#d0d0d0&quot;&gt;=&lt;/span&gt; tempB &lt;span style=&quot;color:#d0d0d0&quot;&gt;-&lt;/span&gt; &lt;span style=&quot;color:#e47eed&quot;&gt;fabs&lt;/span&gt;&lt;span style=&quot;color:#d0d0d0&quot;&gt;(&lt;/span&gt;tempB &lt;span style=&quot;color:#d0d0d0&quot;&gt;*&lt;/span&gt; i&lt;span style=&quot;color:#d0d0d0&quot;&gt;);&lt;/span&gt;
          paraAdd &lt;span style=&quot;color:#d0d0d0&quot;&gt;=&lt;/span&gt; paraIt &lt;span style=&quot;color:#d0d0d0&quot;&gt;*&lt;/span&gt; paraIt &lt;span style=&quot;color:#d0d0d0&quot;&gt;*&lt;/span&gt; curve2&lt;span style=&quot;color:#d0d0d0&quot;&gt;;&lt;/span&gt;
        &lt;span style=&quot;color:#d0d0d0&quot;&gt;}&lt;/span&gt;
        para &lt;span style=&quot;color:#d0d0d0&quot;&gt;+=&lt;/span&gt; paraAdd&lt;span style=&quot;color:#d0d0d0&quot;&gt;;&lt;/span&gt;
      &lt;span style=&quot;color:#d0d0d0&quot;&gt;}&lt;/span&gt;
    &lt;span style=&quot;color:#d0d0d0&quot;&gt;}&lt;/span&gt;
  &lt;span style=&quot;color:#d0d0d0&quot;&gt;}&lt;/span&gt;
  &lt;span style=&quot;color:#d0d0a0&quot;&gt;// double paraAddP0;&lt;/span&gt;
  &lt;span style=&quot;color:#d0d0a0&quot;&gt;// if (fractal-&amp;gt;Cpara.enabledParaAddP0)&lt;/span&gt;
  &lt;span style=&quot;color:#d0d0a0&quot;&gt;//  paraAddP0 = 0.0;&lt;/span&gt;
  &lt;span style=&quot;color:#f09479; font-weight:bold&quot;&gt;double&lt;/span&gt; paraAddP0 &lt;span style=&quot;color:#d0d0d0&quot;&gt;=&lt;/span&gt; &lt;span style=&quot;color:#87df71&quot;&gt;0.0&lt;/span&gt;&lt;span style=&quot;color:#d0d0d0&quot;&gt;;&lt;/span&gt;
  &lt;span style=&quot;color:#7ec0ee; font-weight:bold&quot;&gt;if&lt;/span&gt; &lt;span style=&quot;color:#d0d0d0&quot;&gt;(&lt;/span&gt;fractal&lt;span style=&quot;color:#d0d0d0&quot;&gt;-&amp;gt;&lt;/span&gt;Cpara&lt;span style=&quot;color:#d0d0d0&quot;&gt;.&lt;/span&gt;enabledParabFalse&lt;span style=&quot;color:#d0d0d0&quot;&gt;)&lt;/span&gt;
  &lt;span style=&quot;color:#d0d0d0&quot;&gt;{&lt;/span&gt; &lt;span style=&quot;color:#d0d0a0&quot;&gt;// parabolic = paraOffset + iter *slope + (iter *iter *scale)&lt;/span&gt;
    paraAddP0 &lt;span style=&quot;color:#d0d0d0&quot;&gt;=&lt;/span&gt; fractal&lt;span style=&quot;color:#d0d0d0&quot;&gt;-&amp;gt;&lt;/span&gt;Cpara&lt;span style=&quot;color:#d0d0d0&quot;&gt;.&lt;/span&gt;parabOffset &lt;span style=&quot;color:#d0d0d0&quot;&gt;+ (&lt;/span&gt;i &lt;span style=&quot;color:#d0d0d0&quot;&gt;*&lt;/span&gt; fractal&lt;span style=&quot;color:#d0d0d0&quot;&gt;-&amp;gt;&lt;/span&gt;Cpara&lt;span style=&quot;color:#d0d0d0&quot;&gt;.&lt;/span&gt;parabSlope&lt;span style=&quot;color:#d0d0d0&quot;&gt;)&lt;/span&gt;
                &lt;span style=&quot;color:#d0d0d0&quot;&gt;+ (&lt;/span&gt;i &lt;span style=&quot;color:#d0d0d0&quot;&gt;*&lt;/span&gt; i &lt;span style=&quot;color:#d0d0d0&quot;&gt;*&lt;/span&gt; &lt;span style=&quot;color:#87df71&quot;&gt;0.001&lt;/span&gt; &lt;span style=&quot;color:#d0d0d0&quot;&gt;*&lt;/span&gt; fractal&lt;span style=&quot;color:#d0d0d0&quot;&gt;-&amp;gt;&lt;/span&gt;Cpara&lt;span style=&quot;color:#d0d0d0&quot;&gt;.&lt;/span&gt;parabScale&lt;span style=&quot;color:#d0d0d0&quot;&gt;);&lt;/span&gt;
  &lt;span style=&quot;color:#d0d0d0&quot;&gt;}&lt;/span&gt;
  para &lt;span style=&quot;color:#d0d0d0&quot;&gt;+=&lt;/span&gt; paraAddP0&lt;span style=&quot;color:#d0d0d0&quot;&gt;;&lt;/span&gt;
  z &lt;span style=&quot;color:#d0d0d0&quot;&gt;*=&lt;/span&gt; para&lt;span style=&quot;color:#d0d0d0&quot;&gt;;&lt;/span&gt;
  aux&lt;span style=&quot;color:#d0d0d0&quot;&gt;.&lt;/span&gt;DE &lt;span style=&quot;color:#d0d0d0&quot;&gt;=&lt;/span&gt; aux&lt;span style=&quot;color:#d0d0d0&quot;&gt;.&lt;/span&gt;DE &lt;span style=&quot;color:#d0d0d0&quot;&gt;*&lt;/span&gt; &lt;span style=&quot;color:#e47eed&quot;&gt;fabs&lt;/span&gt;&lt;span style=&quot;color:#d0d0d0&quot;&gt;(&lt;/span&gt;para&lt;span style=&quot;color:#d0d0d0&quot;&gt;) +&lt;/span&gt; &lt;span style=&quot;color:#87df71&quot;&gt;1.0&lt;/span&gt;&lt;span style=&quot;color:#d0d0d0&quot;&gt;;&lt;/span&gt;
  aux&lt;span style=&quot;color:#d0d0d0&quot;&gt;.&lt;/span&gt;r_dz &lt;span style=&quot;color:#d0d0d0&quot;&gt;*=&lt;/span&gt; &lt;span style=&quot;color:#e47eed&quot;&gt;fabs&lt;/span&gt;&lt;span style=&quot;color:#d0d0d0&quot;&gt;(&lt;/span&gt;para&lt;span style=&quot;color:#d0d0d0&quot;&gt;);&lt;/span&gt;
&lt;span style=&quot;color:#d0d0d0&quot;&gt;}&lt;/span&gt;
&lt;/pre&gt;
&lt;/body&gt;</string>
        </property>
        <property name="wordWrap">
         <bool>true</bool>
        </property>
        <property name="openExternalLinks">
         <bool>true</bool>
        </property>
        <property name="textInteractionFlags">
         <set>Qt::LinksAccessibleByMouse|Qt::TextSelectableByMouse</set>
        </property>
       </widget>
      </item>
     </layout>
    </widget>
   </item>
   <item>
    <spacer name="verticalSpacer">
     <property name="orientation">
      <enum>Qt::Vertical</enum>
     </property>
     <property name="sizeHint" stdset="0">
      <size>
       <width>20</width>
       <height>40</height>
      </size>
     </property>
    </spacer>
   </item>
  </layout>
 </widget>
 <customwidgets>
  <customwidget>
   <class>MyDoubleSpinBox</class>
   <extends>QDoubleSpinBox</extends>
   <header>my_double_spin_box.h</header>
  </customwidget>
  <customwidget>
   <class>MyGroupBox</class>
   <extends>QGroupBox</extends>
   <header>my_group_box.h</header>
   <container>1</container>
  </customwidget>
  <customwidget>
   <class>MySpinBox</class>
   <extends>QSpinBox</extends>
   <header>my_spin_box.h</header>
  </customwidget>
 </customwidgets>
 <resources/>
 <connections/>
</ui>
